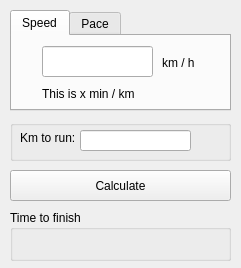
<?xml version="1.0" encoding="UTF-8"?>
<ui version="4.0">
 <class>RunningCalculatorWidget</class>
 <widget class="QMainWindow" name="RunningCalculatorWidget">
  <property name="geometry">
   <rect>
    <x>0</x>
    <y>0</y>
    <width>241</width>
    <height>268</height>
   </rect>
  </property>
  <property name="windowTitle">
   <string>RunningCalculatorWidget</string>
  </property>
  <widget class="QWidget" name="centralWidget">
   <widget class="QTabWidget" name="tabWidget">
    <property name="geometry">
     <rect>
      <x>10</x>
      <y>10</y>
      <width>221</width>
      <height>101</height>
     </rect>
    </property>
    <property name="currentIndex">
     <number>0</number>
    </property>
    <widget class="QWidget" name="speedTab">
     <property name="sizePolicy">
      <sizepolicy hsizetype="Preferred" vsizetype="Preferred">
       <horstretch>0</horstretch>
       <verstretch>0</verstretch>
      </sizepolicy>
     </property>
     <attribute name="title">
      <string>Speed</string>
     </attribute>
     <widget class="QLineEdit" name="speedEdit">
      <property name="geometry">
       <rect>
        <x>30</x>
        <y>10</y>
        <width>111</width>
        <height>31</height>
       </rect>
      </property>
     </widget>
     <widget class="QLabel" name="label">
      <property name="geometry">
       <rect>
        <x>150</x>
        <y>20</y>
        <width>47</width>
        <height>13</height>
       </rect>
      </property>
      <property name="text">
       <string>km / h</string>
      </property>
     </widget>
     <widget class="QLabel" name="computetPaceLabel">
      <property name="geometry">
       <rect>
        <x>30</x>
        <y>50</y>
        <width>131</width>
        <height>16</height>
       </rect>
      </property>
      <property name="text">
       <string>This is x min / km</string>
      </property>
     </widget>
    </widget>
    <widget class="QWidget" name="paceTab">
     <attribute name="title">
      <string>Pace</string>
     </attribute>
     <widget class="QLineEdit" name="paceEdit">
      <property name="geometry">
       <rect>
        <x>30</x>
        <y>10</y>
        <width>111</width>
        <height>31</height>
       </rect>
      </property>
     </widget>
     <widget class="QLabel" name="label_2">
      <property name="geometry">
       <rect>
        <x>150</x>
        <y>20</y>
        <width>47</width>
        <height>13</height>
       </rect>
      </property>
      <property name="text">
       <string>min / km</string>
      </property>
     </widget>
     <widget class="QLabel" name="computedSpeedLabel">
      <property name="geometry">
       <rect>
        <x>30</x>
        <y>50</y>
        <width>131</width>
        <height>16</height>
       </rect>
      </property>
      <property name="text">
       <string>This is x km / h</string>
      </property>
     </widget>
    </widget>
   </widget>
   <widget class="QGroupBox" name="groupBox">
    <property name="geometry">
     <rect>
      <x>10</x>
      <y>120</y>
      <width>221</width>
      <height>41</height>
     </rect>
    </property>
    <property name="title">
     <string/>
    </property>
    <widget class="QLabel" name="label_3">
     <property name="geometry">
      <rect>
       <x>10</x>
       <y>10</y>
       <width>61</width>
       <height>16</height>
      </rect>
     </property>
     <property name="text">
      <string>Km to run:</string>
     </property>
    </widget>
    <widget class="QLineEdit" name="distanceLineEdit">
     <property name="geometry">
      <rect>
       <x>70</x>
       <y>10</y>
       <width>111</width>
       <height>21</height>
      </rect>
     </property>
    </widget>
   </widget>
   <widget class="QPushButton" name="calculateButton">
    <property name="geometry">
     <rect>
      <x>10</x>
      <y>170</y>
      <width>221</width>
      <height>31</height>
     </rect>
    </property>
    <property name="text">
     <string>Calculate</string>
    </property>
   </widget>
   <widget class="QGroupBox" name="groupBox_2">
    <property name="geometry">
     <rect>
      <x>10</x>
      <y>210</y>
      <width>221</width>
      <height>51</height>
     </rect>
    </property>
    <property name="title">
     <string>Time to finish</string>
    </property>
    <widget class="QLabel" name="timeToFinishLabel">
     <property name="geometry">
      <rect>
       <x>10</x>
       <y>20</y>
       <width>201</width>
       <height>20</height>
      </rect>
     </property>
     <property name="text">
      <string/>
     </property>
     <property name="alignment">
      <set>Qt::AlignCenter</set>
     </property>
    </widget>
   </widget>
  </widget>
 </widget>
 <layoutdefault spacing="6" margin="11"/>
 <resources/>
 <connections/>
</ui>
